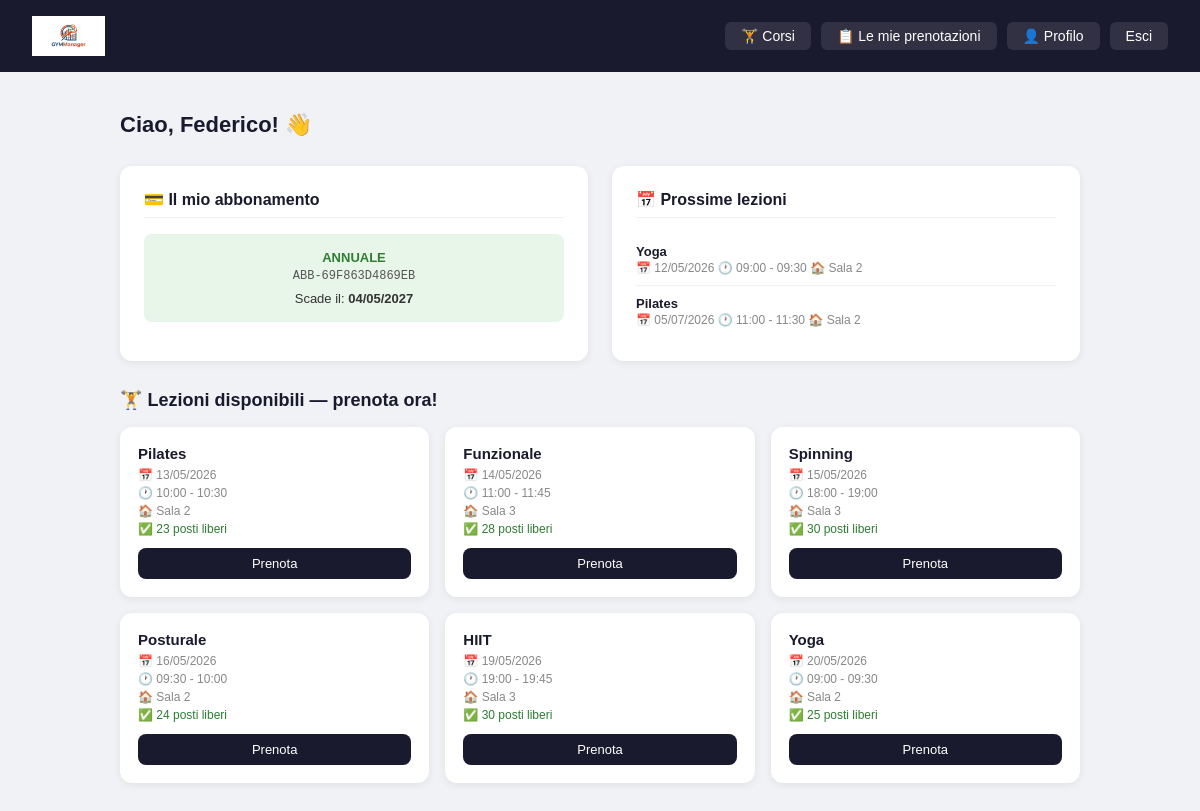
Page /palestra/cliente/dashboard_cliente.php (signed in) on the committed database.
### tables this page shows
CREATE TABLE `abbonamento` (
  `id_abbonamento` int(11) NOT NULL,
  `id_cliente` int(11) NOT NULL,
  `codice` varchar(30) NOT NULL,
  `data_inizio` date NOT NULL,
  `data_fine` date NOT NULL,
  `costo` decimal(8,2) NOT NULL,
  `tipo` enum('mensile','annuale') NOT NULL,
  `stato` enum('attivo','scaduto','sospeso','annullato') NOT NULL DEFAULT 'attivo',
  `descrizione` text DEFAULT NULL,
  `rinnovo_automatico` tinyint(1) NOT NULL DEFAULT 0,
  `bonus_mensile` varchar(100) DEFAULT NULL,
  `bonus_annuale` varchar(100) DEFAULT NULL,
  `pagamento_rateizzato` tinyint(1) NOT NULL DEFAULT 0
);

CREATE TABLE `prenotazione` (
  `id_prenotazione` int(11) NOT NULL,
  `id_cliente` int(11) NOT NULL,
  `id_lezione` int(11) NOT NULL,
  `data_prenotazione` datetime NOT NULL DEFAULT current_timestamp(),
  `stato` enum('confermata','in_attesa','annullata','completata') NOT NULL DEFAULT 'confermata',
  `presenza` tinyint(1) NOT NULL DEFAULT 0
);

CREATE TABLE `corso` (
  `id_corso` int(11) NOT NULL,
  `nome` varchar(100) NOT NULL,
  `descrizione` text DEFAULT NULL,
  `livello` enum('principiante','intermedio','avanzato') NOT NULL,
  `durata_minuti` int(11) NOT NULL,
  `max_partecipanti` int(11) NOT NULL,
  `stato` enum('attivo','sospeso','terminato') NOT NULL DEFAULT 'attivo'
);

CREATE TABLE `lezione` (
  `id_lezione` int(11) NOT NULL,
  `id_corso` int(11) NOT NULL,
  `id_sala` int(11) NOT NULL,
  `data` date NOT NULL,
  `ora_inizio` time NOT NULL,
  `ora_fine` time NOT NULL,
  `tipo_lezione` varchar(50) DEFAULT NULL,
  `note` text DEFAULT NULL,
  `stato` enum('programmata','in_corso','completata','annullata') NOT NULL DEFAULT 'programmata'
);

CREATE TABLE `sala` (
  `id_sala` int(11) NOT NULL,
  `nome` varchar(100) NOT NULL,
  `tipologia` varchar(50) DEFAULT NULL,
  `capienza_max` int(11) NOT NULL,
  `stato` enum('disponibile','in_manutenzione','chiusa') NOT NULL DEFAULT 'disponibile',
  `data_ultima_manutenzione` date DEFAULT NULL
);

### palestra/cliente/dashboard_cliente.php (the view, shortened to what this page needs)
<?php
$utente = $_SESSION['utente'];
require_once "../config/db.php";
$stmt = $pdo->prepare("
    SELECT A.* FROM ABBONAMENTO A
    JOIN CLIENTE C ON A.id_cliente = C.id_persona
    WHERE C.id_persona = ?
    AND A.data_fine >= CURDATE()
    ORDER BY A.data_fine DESC LIMIT 1
");
$stmt->execute([$utente['id_persona']]);
$abbonamento = $stmt->fetch();
$stmt = $pdo->prepare("
    SELECT PR.*, C.nome AS corso, L.data, L.ora_inizio, L.ora_fine, S.nome AS sala
    FROM PRENOTAZIONE PR
    JOIN LEZIONE L ON PR.id_lezione = L.id_lezione
    JOIN CORSO C ON L.id_corso = C.id_corso
    JOIN SALA S ON L.id_sala = S.id_sala
    WHERE PR.id_cliente = ?
    AND L.data >= CURDATE()
    AND PR.stato = 'confermata'
    ORDER BY L.data, L.ora_inizio
    LIMIT 5
");
$stmt->execute([$utente['id_persona']]);
$prenotazioni = $stmt->fetchAll();
$stmt = $pdo->prepare("
    SELECT L.id_lezione, C.nome AS corso, L.data, L.ora_inizio, L.ora_fine,
           S.nome AS sala, S.capienza_max,
           COUNT(PR.id_prenotazione) AS prenotati
    FROM LEZIONE L
    JOIN CORSO C ON L.id_corso = C.id_corso
    JOIN SALA S ON L.id_sala = S.id_sala
    LEFT JOIN PRENOTAZIONE PR ON PR.id_lezione = L.id_lezione
        AND PR.stato IN ('confermata','in_attesa')
    WHERE L.data >= CURDATE()
    AND L.stato = 'programmata'
    AND L.id_lezione NOT IN (
        SELECT id_lezione FROM PRENOTAZIONE
        WHERE id_cliente = ? AND stato != 'annullata'
    )
    GROUP BY L.id_lezione
    HAVING prenotati < S.capienza_max
    ORDER BY L.data, L.ora_inizio
    LIMIT 6
");
$stmt->execute([$utente['id_persona']]);
$lezioni = $stmt->fetchAll();
?>
<!DOCTYPE html>
<html lang="it">
<head>
</head>
<body>
<div class="navbar">
    <img src="../assets/logo.jpg" style="height:40px;">
    <div class="navbar-links">
        <a href="corsi_cliente.php">🏋️ Corsi</a>
        <a href="prenotazioni_cliente.php">📋 Le mie prenotazioni</a>
        <a href="profilo_cliente.php">👤 Profilo</a>
        <a href="../logout.php">Esci</a>
    </div>
</div>
<div class="contenuto">
    <div class="benvenuto">Ciao, <?= htmlspecialchars($utente['nome']) ?>! 👋</div>
    <div class="griglia">
        <div class="card">
            <h3>💳 Il mio abbonamento</h3>
            <?php if($abbonamento): ?>
            <div class="abb-box">
                <div class="tipo"><?= $abbonamento['tipo'] ?></div>
                <div class="codice"><?= htmlspecialchars($abbonamento['codice']) ?></div>
                <div class="scadenza">Scade il: <strong><?= date('d/m/Y', strtotime($abbonamento['data_fine'])) ?></strong></div>
            </div>
            <?php else: ?>
            <div class="nessun-abb">Nessun abbonamento attivo.<br>Contatta la reception!</div>
            <?php endif; ?>
        </div>
        <div class="card">
            <h3>📅 Prossime lezioni</h3>
            <?php if(empty($prenotazioni)): ?>
            <div class="nessun-record">Nessuna prenotazione — prenota una lezione!</div>
            <?php else: ?>
            <?php foreach($prenotazioni as $p): ?>
            <div class="prenotazione-item">
                <div class="corso-nome"><?= htmlspecialchars($p['corso']) ?></div>
                <div class="dettagli">
                    📅 <?= date('d/m/Y', strtotime($p['data'])) ?>
                    🕐 <?= substr($p['ora_inizio'],0,5) ?> - <?= substr($p['ora_fine'],0,5) ?>
                    🏠 <?= htmlspecialchars($p['sala']) ?>
                </div>
            </div>
            <?php endforeach; ?>
            <?php endif; ?>
        </div>
    </div>
    <div class="section-title">🏋️ Lezioni disponibili — prenota ora!</div>
    <?php if(empty($lezioni)): ?>
    <div style="background:white;border-radius:12px;padding:30px;text-align:center;color:#888;box-shadow:0 2px 8px rgba(0,0,0,0.07);">
        Nessuna lezione disponibile al momento.
    </div>
    <?php else: ?>
    <div class="lezioni-grid">
        <?php foreach($lezioni as $l): ?>
        <div class="lezione-card">
            <div class="corso"><?= htmlspecialchars($l['corso']) ?></div>
            <div class="info">📅 <?= date('d/m/Y', strtotime($l['data'])) ?></div>
            <div class="info">🕐 <?= substr($l['ora_inizio'],0,5) ?> - <?= substr($l['ora_fine'],0,5) ?></div>
            <div class="info">🏠 <?= htmlspecialchars($l['sala']) ?></div>
            <div class="posti">✅ <?= $l['capienza_max'] - $l['prenotati'] ?> posti liberi</div>
            <a class="btn-prenota" href="prenota.php?id=<?= $l['id_lezione'] ?>">Prenota</a>
        </div>
        <?php endforeach; ?>
    </div>
    <?php endif; ?>
</div>
</body>
</html>

### palestra/cliente/dashboard_cliente.php (style rules this page uses)
* { margin: 0; padding: 0; box-sizing: border-box; }
body { font-family: Arial, sans-serif; background: #f0f2f5; }
.navbar { background: #1a1a2e; color: white; padding: 16px 32px; display: flex; justify-content: space-between; align-items: center; }
.navbar a { color: white; text-decoration: none; font-size: 14px; background: rgba(255,255,255,0.1); padding: 6px 16px; border-radius: 6px; }
.navbar-links { display: flex; gap: 10px; }
.contenuto { max-width: 1000px; margin: 40px auto; padding: 0 20px; }
.benvenuto { font-size: 22px; font-weight: bold; color: #1a1a2e; margin-bottom: 28px; }
.griglia { display: grid; grid-template-columns: 1fr 1fr; gap: 24px; margin-bottom: 28px; }
.card { background: white; border-radius: 12px; padding: 24px; box-shadow: 0 2px 8px rgba(0,0,0,0.07); }
.card h3 { font-size: 16px; color: #1a1a2e; margin-bottom: 16px; padding-bottom: 8px; border-bottom: 1px solid #f0f2f5; }
.abb-box { background: #e8f5e9; border-radius: 8px; padding: 16px; text-align: center; }
.abb-box .tipo { font-size: 13px; color: #2e7d32; font-weight: bold; text-transform: uppercase; margin-bottom: 4px; }
.abb-box .codice { font-family: monospace; font-size: 12px; color: #555; margin-bottom: 8px; }
.abb-box .scadenza { font-size: 13px; color: #333; }
.prenotazione-item { padding: 10px 0; border-bottom: 1px solid #f0f2f5; font-size: 13px; }
.prenotazione-item:last-child { border-bottom: none; }
.prenotazione-item .corso-nome { font-weight: bold; color: #1a1a2e; }
.prenotazione-item .dettagli { color: #888; font-size: 12px; margin-top: 2px; }
.lezioni-grid { display: grid; grid-template-columns: repeat(3, 1fr); gap: 16px; }
.lezione-card { background: white; border-radius: 12px; padding: 18px; box-shadow: 0 2px 8px rgba(0,0,0,0.07); }
.lezione-card .corso { font-size: 15px; font-weight: bold; color: #1a1a2e; margin-bottom: 6px; }
.lezione-card .info { font-size: 12px; color: #888; margin-bottom: 4px; }
.lezione-card .posti { font-size: 12px; color: #2e7d32; margin-bottom: 12px; }
.btn-prenota { display: block; background: #1a1a2e; color: white; text-align: center; padding: 8px; border-radius: 8px; text-decoration: none; font-size: 13px; }
.section-title { font-size: 18px; font-weight: bold; color: #1a1a2e; margin-bottom: 16px; }

### rows in the picture
abbonamento: tipo "ANNUALE", codice "ABB-69F863D4869EB", data_fine "04/05/2027"
prenotazione: corso.nome "Yoga", id_lezione.data "12/05/2026", id_lezione.ora_inizio "09:00", id_lezione.ora_fine "09:30", sala.nome "Sala 2"
prenotazione: corso.nome "Pilates", id_lezione.data "05/07/2026", id_lezione.ora_inizio "11:00", id_lezione.ora_fine "11:30", sala.nome "Sala 2"
lezione: id_corso.nome "Pilates", data "13/05/2026", ora_inizio "10:00", ora_fine "10:30", id_sala.nome "Sala 2", prenotati "23"
lezione: id_corso.nome "Funzionale", data "14/05/2026", ora_inizio "11:00", ora_fine "11:45", id_sala.nome "Sala 3", prenotati "28"
lezione: id_corso.nome "Spinning", data "15/05/2026", ora_inizio "18:00", ora_fine "19:00", id_sala.nome "Sala 3", $l['capienza_max']-$l['prenotati'] "30"
lezione: id_corso.nome "Posturale", data "16/05/2026", ora_inizio "09:30", ora_fine "10:00", id_sala.nome "Sala 2", prenotati "24"
lezione: id_corso.nome "HIIT", data "19/05/2026", ora_inizio "19:00", ora_fine "19:45", id_sala.nome "Sala 3", $l['capienza_max']-$l['prenotati'] "30"
lezione: id_corso.nome "Yoga", data "20/05/2026", ora_inizio "09:00", ora_fine "09:30", id_sala.nome "Sala 2", $l['capienza_max']-$l['prenotati'] "25"

### other values in the picture
$utente['nome'] "Federico"
